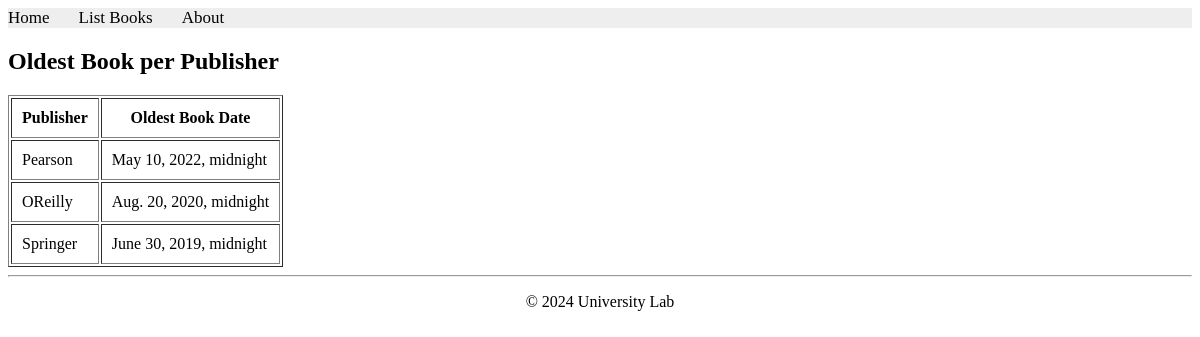
Page /books/lab9/task3/ on the committed database.
### apps/bookmodule/models.py (models this page shows)
class Publisher(models.Model):
    name = models.CharField(max_length=200)
    location = models.CharField(max_length=300)

### apps/bookmodule/views.py (the view)
# urls.py: path('lab9/task3/', views.lab9_task3, name="lab9_task3"),
def lab9_task3(request):
    from django.db.models import Min
    publishers = Publisher.objects.annotate(oldest_pubdate=Min('book__pubdate'))
    return render(request, 'bookmodule/lab9_task3.html', {'publishers': publishers})

### apps/templates/bookmodule/lab9_task3.html (shortened to what this page needs)
{% extends "layouts/base.html" %}
{% block content %}
<h2>Oldest Book per Publisher</h2>
<table border="1" cellpadding="10">
    <tr>
        <th>Publisher</th>
        <th>Oldest Book Date</th>
    </tr>
    {% for pub in publishers %}
    <tr>
        <td>{{ pub.name }}</td>
        <td>{{ pub.oldest_pubdate }}</td>
    </tr>
    {% endfor %}
</table>
{% endblock %}

### rows in the picture
Publisher: name "Pearson", oldest_pubdate "May 10, 2022, midnight"
Publisher: name "OReilly", oldest_pubdate "Aug. 20, 2020, midnight"
Publisher: name "Springer", oldest_pubdate "June 30, 2019, midnight"
